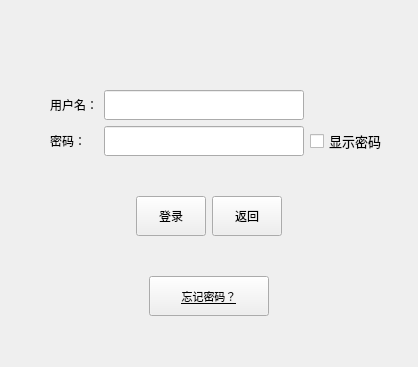
<?xml version="1.0" encoding="UTF-8"?>
<ui version="4.0">
 <class>LoginPage</class>
 <widget class="QWidget" name="LoginPage">
  <property name="geometry">
   <rect>
    <x>0</x>
    <y>0</y>
    <width>418</width>
    <height>367</height>
   </rect>
  </property>
  <property name="windowTitle">
   <string>Form</string>
  </property>
  <layout class="QGridLayout" name="gridLayout_2">
   <property name="leftMargin">
    <number>31</number>
   </property>
   <property name="topMargin">
    <number>56</number>
   </property>
   <property name="rightMargin">
    <number>31</number>
   </property>
   <property name="bottomMargin">
    <number>16</number>
   </property>
   <item row="0" column="0">
    <layout class="QGridLayout" name="gridLayout">
     <item row="1" column="2">
      <widget class="QLineEdit" name="passwordEdit">
       <property name="sizePolicy">
        <sizepolicy hsizetype="Expanding" vsizetype="Expanding">
         <horstretch>0</horstretch>
         <verstretch>0</verstretch>
        </sizepolicy>
       </property>
       <property name="minimumSize">
        <size>
         <width>200</width>
         <height>30</height>
        </size>
       </property>
       <property name="maximumSize">
        <size>
         <width>200</width>
         <height>30</height>
        </size>
       </property>
       <property name="font">
        <font>
         <pointsize>10</pointsize>
        </font>
       </property>
       <property name="echoMode">
        <enum>QLineEdit::Normal</enum>
       </property>
      </widget>
     </item>
     <item row="1" column="3">
      <widget class="QCheckBox" name="showPasswordCheckBox">
       <property name="font">
        <font>
         <pointsize>10</pointsize>
        </font>
       </property>
       <property name="text">
        <string>显示密码</string>
       </property>
      </widget>
     </item>
     <item row="1" column="1">
      <widget class="QLabel" name="label_3">
       <property name="text">
        <string>密码：</string>
       </property>
      </widget>
     </item>
     <item row="0" column="1">
      <widget class="QLabel" name="label_2">
       <property name="text">
        <string>用户名：</string>
       </property>
      </widget>
     </item>
     <item row="0" column="2">
      <widget class="QLineEdit" name="usernameEdit">
       <property name="sizePolicy">
        <sizepolicy hsizetype="Fixed" vsizetype="Fixed">
         <horstretch>0</horstretch>
         <verstretch>0</verstretch>
        </sizepolicy>
       </property>
       <property name="minimumSize">
        <size>
         <width>200</width>
         <height>30</height>
        </size>
       </property>
       <property name="maximumSize">
        <size>
         <width>200</width>
         <height>30</height>
        </size>
       </property>
      </widget>
     </item>
     <item row="0" column="0">
      <spacer name="horizontalSpacer">
       <property name="orientation">
        <enum>Qt::Horizontal</enum>
       </property>
       <property name="sizeHint" stdset="0">
        <size>
         <width>13</width>
         <height>27</height>
        </size>
       </property>
      </spacer>
     </item>
     <item row="0" column="3">
      <spacer name="horizontalSpacer_2">
       <property name="orientation">
        <enum>Qt::Horizontal</enum>
       </property>
       <property name="sizeHint" stdset="0">
        <size>
         <width>40</width>
         <height>20</height>
        </size>
       </property>
      </spacer>
     </item>
    </layout>
   </item>
   <item row="1" column="0">
    <layout class="QHBoxLayout" name="horizontalLayout">
     <item>
      <spacer name="horizontalSpacer_3">
       <property name="orientation">
        <enum>Qt::Horizontal</enum>
       </property>
       <property name="sizeHint" stdset="0">
        <size>
         <width>40</width>
         <height>20</height>
        </size>
       </property>
      </spacer>
     </item>
     <item>
      <widget class="QPushButton" name="loginBtn">
       <property name="minimumSize">
        <size>
         <width>70</width>
         <height>40</height>
        </size>
       </property>
       <property name="maximumSize">
        <size>
         <width>70</width>
         <height>40</height>
        </size>
       </property>
       <property name="text">
        <string>登录</string>
       </property>
      </widget>
     </item>
     <item>
      <widget class="QPushButton" name="bakeToLauBtn">
       <property name="minimumSize">
        <size>
         <width>70</width>
         <height>40</height>
        </size>
       </property>
       <property name="maximumSize">
        <size>
         <width>70</width>
         <height>40</height>
        </size>
       </property>
       <property name="text">
        <string>返回</string>
       </property>
      </widget>
     </item>
     <item>
      <spacer name="horizontalSpacer_5">
       <property name="orientation">
        <enum>Qt::Horizontal</enum>
       </property>
       <property name="sizeHint" stdset="0">
        <size>
         <width>40</width>
         <height>20</height>
        </size>
       </property>
      </spacer>
     </item>
    </layout>
   </item>
   <item row="2" column="0">
    <layout class="QHBoxLayout" name="horizontalLayout_2">
     <item>
      <spacer name="horizontalSpacer_4">
       <property name="orientation">
        <enum>Qt::Horizontal</enum>
       </property>
       <property name="sizeHint" stdset="0">
        <size>
         <width>40</width>
         <height>20</height>
        </size>
       </property>
      </spacer>
     </item>
     <item>
      <widget class="QPushButton" name="btn_forgetPwd">
       <property name="sizePolicy">
        <sizepolicy hsizetype="Fixed" vsizetype="Fixed">
         <horstretch>120</horstretch>
         <verstretch>0</verstretch>
        </sizepolicy>
       </property>
       <property name="minimumSize">
        <size>
         <width>120</width>
         <height>40</height>
        </size>
       </property>
       <property name="maximumSize">
        <size>
         <width>120</width>
         <height>40</height>
        </size>
       </property>
       <property name="font">
        <font>
         <pointsize>8</pointsize>
         <italic>false</italic>
         <underline>true</underline>
        </font>
       </property>
       <property name="text">
        <string>忘记密码？</string>
       </property>
      </widget>
     </item>
     <item>
      <spacer name="horizontalSpacer_6">
       <property name="orientation">
        <enum>Qt::Horizontal</enum>
       </property>
       <property name="sizeHint" stdset="0">
        <size>
         <width>40</width>
         <height>20</height>
        </size>
       </property>
      </spacer>
     </item>
    </layout>
   </item>
  </layout>
 </widget>
 <resources/>
 <connections/>
</ui>
